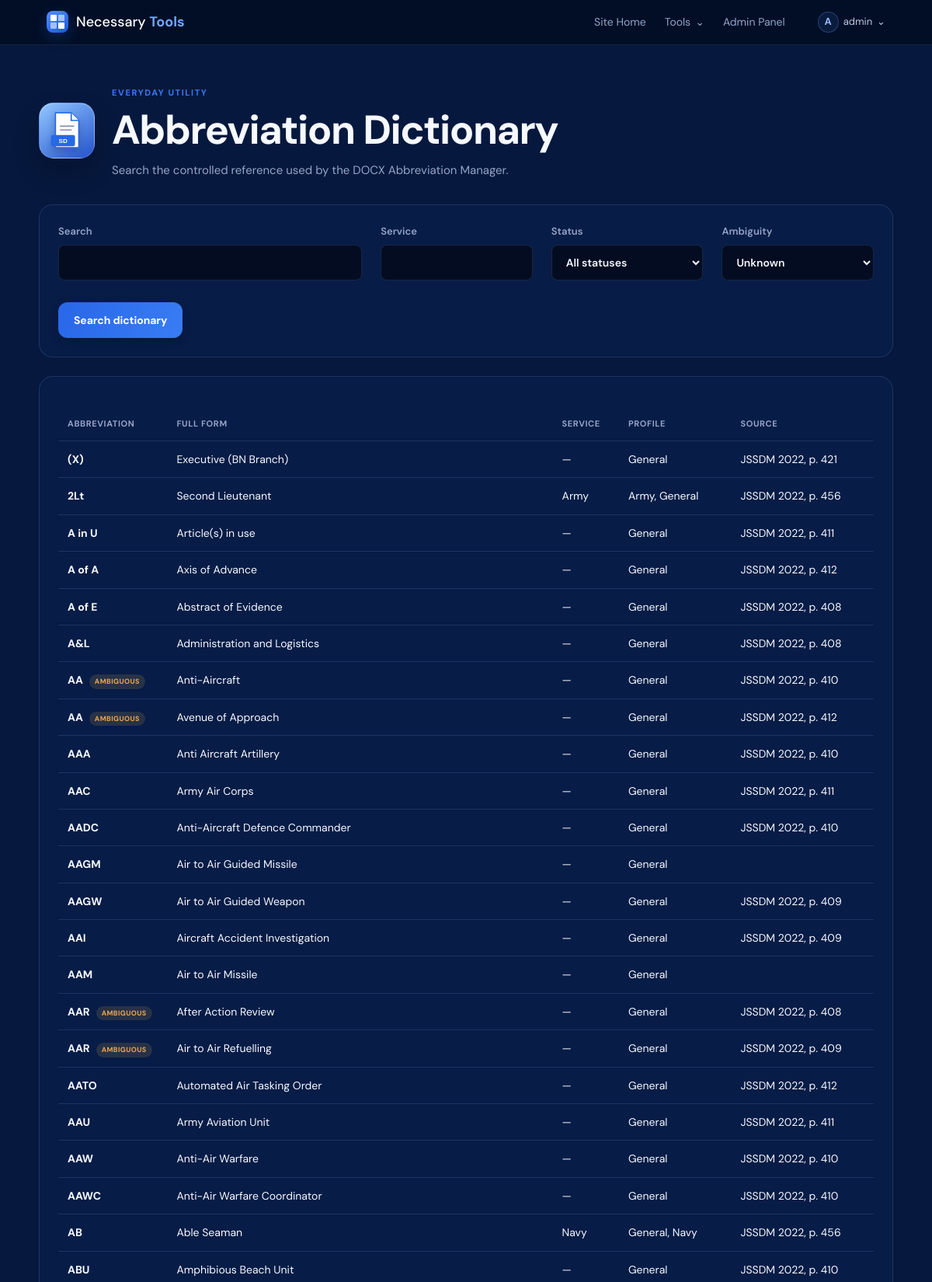
/tools/docx-abbreviations/dictionary/ (signed in, upper part), run on the app's committed database.
### abbreviation_tool/models.py (models this page shows, shortened)
class AbbreviationEntry(models.Model):
    class Status(models.TextChoices):
        ACTIVE = "active", "Active"
        INACTIVE = "inactive", "Inactive"
        DRAFT = "draft", "Draft"
    abbreviation = models.CharField(max_length=100, db_index=True)
    full_form = models.CharField(max_length=500, db_index=True)
    normalized_abbreviation = models.CharField(max_length=100, db_index=True, editable=False)
    normalized_full_form = models.CharField(max_length=500, db_index=True, editable=False)
    category = models.ForeignKey(AbbreviationCategory, blank=True, null=True, on_delete=models.SET_NULL, related_name="entries")
    profiles = models.ManyToManyField(AbbreviationProfile, blank=True, related_name="entries")
    service = models.CharField(max_length=50, blank=True)
    context = models.TextField(blank=True)
    case_sensitive = models.BooleanField(default=False)
    is_ambiguous = models.BooleanField(default=False)
    is_preferred = models.BooleanField(default=False)
    priority = models.IntegerField(default=0)
    status = models.CharField(max_length=10, choices=Status.choices, default=Status.ACTIVE)
    source_name = models.CharField(max_length=150, blank=True)
    source_section = models.CharField(max_length=150, blank=True)
    source_page = models.PositiveIntegerField(blank=True, null=True)
    notes = models.TextField(blank=True)
    created_by = models.ForeignKey(settings.AUTH_USER_MODEL, blank=True, null=True, on_delete=models.SET_NULL, related_name="created_abbreviation_entries")
    updated_by = models.ForeignKey(settings.AUTH_USER_MODEL, blank=True, null=True, on_delete=models.SET_NULL, related_name="updated_abbreviation_entries")
    created_at = models.DateTimeField(auto_now_add=True)
    updated_at = models.DateTimeField(auto_now=True)
    class Meta:
        ordering = ("abbreviation", "-is_preferred", "-priority", "full_form")
        constraints = [models.UniqueConstraint(fields=("normalized_abbreviation", "normalized_full_form"), name="unique_normalized_abbreviation_pair")]
        permissions = [
            ("access_abbreviation_tool", "Can access SD Checker"),
            ("process_document", "Can process DOCX documents"),
            ("search_dictionary", "Can search abbreviation dictionary"),
            ("manage_dictionary", "Can manage abbreviation dictionary"),
            ("import_dictionary", "Can import abbreviation dictionary"),
            ("export_dictionary", "Can export abbreviation dictionary"),
            ("manage_profiles", "Can manage abbreviation profiles"),
            ("view_audit_log", "Can view abbreviation audit log"),
        ]

class AbbreviationProfile(models.Model):
    name = models.CharField(max_length=100, unique=True)
    description = models.TextField(blank=True)
    active = models.BooleanField(default=True)
    categories = models.ManyToManyField(AbbreviationCategory, blank=True, related_name="profiles")
    preferred_entries = models.ManyToManyField("AbbreviationEntry", blank=True, related_name="preferred_in_profiles")
    excluded_entries = models.ManyToManyField("AbbreviationEntry", blank=True, related_name="excluded_from_profiles")
    created_by = models.ForeignKey(settings.AUTH_USER_MODEL, blank=True, null=True, on_delete=models.SET_NULL, related_name="created_abbreviation_profiles")
    created_at = models.DateTimeField(auto_now_add=True)
    updated_at = models.DateTimeField(auto_now=True)
    class Meta:
        ordering = ("name",)

### abbreviation_tool/views.py (the view)
# urls.py: path("dictionary/", views.dictionary, name="dictionary"),
@login_required
@permission_required("abbreviation_tool.search_dictionary", raise_exception=True)
def dictionary(request):
    _require_feature()
    form = DictionarySearchForm(request.GET)
    entries = AbbreviationEntry.objects.select_related("category").prefetch_related("profiles")
    if form.is_valid():
        query = form.cleaned_data.get("q")
        if query:
            entries = entries.filter(models.Q(abbreviation__icontains=query) | models.Q(full_form__icontains=query))
        if form.cleaned_data.get("service"):
            entries = entries.filter(service__iexact=form.cleaned_data["service"])
        if form.cleaned_data.get("status"):
            entries = entries.filter(status=form.cleaned_data["status"])
        if form.cleaned_data.get("ambiguous") is not None:
            entries = entries.filter(is_ambiguous=form.cleaned_data["ambiguous"])
    return render(request, "abbreviation_tool/dictionary.html", {"form": form, "entries": entries[:250]})

### abbreviation_tool/forms.py
class DictionarySearchForm(forms.Form):
    q = forms.CharField(required=False, max_length=200, label="Search")
    service = forms.CharField(required=False, max_length=50)
    status = forms.ChoiceField(required=False, choices=(("", "All statuses"), *AbbreviationEntry.Status.choices))
    ambiguous = forms.NullBooleanField(required=False)

### abbreviation_tool/views.py (called while the page is built)
def _feature_enabled():
    return settings.DOCX_ABBREVIATION_TOOL_ENABLED

def _require_feature():
    if not _feature_enabled():
        raise Http404("SD Checker is disabled.")

### accounts/utils.py (called while the page is built)
def user_role(user):
    if not getattr(user, "is_authenticated", False):
        return None
    if user.is_superuser or user.is_staff:
        return UserProfile.Role.ADMIN
    try:
        return user.profile.role
    except UserProfile.DoesNotExist:
        profile, _ = UserProfile.objects.get_or_create(user=user, defaults={"role": UserProfile.Role.USER})
        return profile.role

def is_admin_user(user):
    return user_role(user) == UserProfile.Role.ADMIN

### home_ai/context_processors.py (called while the page is built)
def feature_flags(request):
    from accounts.utils import is_admin_user
    return {"docx_abbreviation_tool_enabled": settings.DOCX_ABBREVIATION_TOOL_ENABLED, "is_admin_user": is_admin_user(request.user)}

### templates/abbreviation_tool/dictionary.html
{% extends 'tool_base.html' %}{% block title %}Abbreviation Dictionary{% endblock %}{% block heading %}Abbreviation Dictionary{% endblock %}{% block intro %}Search the controlled reference used by the DOCX Abbreviation Manager.{% endblock %}{% block content %}<form method="get" class="dictionary-search"><div class="grid"><label>Search{{ form.q }}</label><label>Service{{ form.service }}</label><label>Status{{ form.status }}</label><label>Ambiguity{{ form.ambiguous }}</label></div><button type="submit">Search dictionary</button></form><section class="jssdm-results"><table><thead><tr><th>Abbreviation</th><th>Full form</th><th>Service</th><th>Profile</th><th>Source</th></tr></thead><tbody>{% for entry in entries %}<tr><td><strong>{{ entry.abbreviation }}</strong>{% if entry.is_ambiguous %}<small class="ambiguity">Ambiguous</small>{% endif %}</td><td>{{ entry.full_form }}</td><td>{{ entry.service|default:"—" }}</td><td>{% for profile in entry.profiles.all %}{{ profile.name }}{% if not forloop.last %}, {% endif %}{% empty %}General{% endfor %}</td><td>{{ entry.source_name }}{% if entry.source_page %}, p. {{ entry.source_page }}{% endif %}</td></tr>{% empty %}<tr><td colspan="5">No entries match these filters.</td></tr>{% endfor %}</tbody></table></section>{% endblock %}

### templates/partials/navbar.html (shortened to what this page needs)
<nav class="site-navbar" aria-label="Main navigation">
  <a class="site-brand"
     href="{% url 'home' %}"
     aria-label="Necessary Tools home">
    <span class="site-brand-mark" aria-hidden="true"><i></i><i></i><i></i><i></i></span>
    <span>Necessary <strong>Tools</strong></span>
  </a>
  {% if request.user.is_authenticated %}
    <div class="site-nav-links">
      <a href="{% url 'home' %}">{% if is_admin_user %}Site Home{% else %}Dashboard{% endif %}</a>
      <details class="site-tools-menu">
        <summary>Tools <span aria-hidden="true">⌄</span></summary>
      </details>
      {% if is_admin_user %}<a href="{% url 'admin_panel:dashboard' %}">Admin Panel</a>{% endif %}
    </div>
    <details class="site-account-menu">
      <summary><span class="site-avatar" aria-hidden="true">{{ request.user.username|first|upper }}</span><span class="site-username">{{ request.user.username }}</span><span aria-hidden="true">⌄</span></summary>
    </details>
    {% else %}<span class="site-nav-note">Everything you need, in one place.</span>{% endif %}
</nav>

### static/css/tokens.css (style rules this page uses)
:root { --color-bg: #06183d; --color-bg-deep: #030c20; --color-panel: #0a2049; --color-panel-soft: rgba(10, 34, 79, .55); --color-surface: #071a40; --color-text: #f6f9ff; --color-muted: #93a5c7; --color-border: rgba(126, 160, 222, .18); --color-border-strong: rgba(126, 160, 222, .32); --color-accent: #397cf4; --color-accent-strong: #2867e8; --color-accent-soft: rgba(57, 124, 244, .15); --color-cyan: #59ddf6; --color-success: #4fc783; --color-success-soft: rgba(58, 190, 151, .14); --color-warning: #e8b64f; --color-warning-soft: rgba(232, 182, 79, .14); --color-danger: #e56b76; --color-danger-soft: rgba(137, 24, 48, .24); --color-info: #59ddf6; --color-info-soft: rgba(57, 176, 244, .14); --font-sans: "DM Sans", system-ui, -apple-system, "Segoe UI", sans-serif; --space-1: 4px; --space-2: 8px; --space-3: 12px; --space-4: 16px; --space-5: 24px; --space-6: 32px; --space-7: 48px; --space-8: 64px; --radius-sm: 8px; --radius-md: 12px; --radius-lg: 18px; --radius-xl: 22px; --radius-pill: 999px; --shadow-sm: 0 4px 14px rgba(0, 5, 20, .18); --shadow-md: 0 14px 34px rgba(0, 5, 20, .28); --shadow-lg: 0 28px 70px rgba(0, 5, 20, .32); --focus-ring: 0 0 0 3px rgba(57, 124, 244, .45); --transition: .18s ease; --header-height: 70px; }

### static/css/tool_hub.css (style rules this page uses)
*, *::before, *::after { box-sizing: border-box; }
html { -webkit-text-size-adjust: 100%; }
body { margin: 0; min-width: 320px; color: var(--color-text); background: var(--color-bg); font: 15px/1.6 var(--font-sans); }
main, section, article, aside, nav, header, footer { display: block; }
a { color: var(--color-cyan); }
button, .btn { display: inline-flex; align-items: center; justify-content: center; gap: 8px; min-height: 46px; padding: 0 20px; border: 0; border-radius: var(--radius-md); color: white; background: linear-gradient(110deg, var(--color-accent-strong), var(--color-accent)); font: inherit; font-size: 14px; font-weight: 700; letter-spacing: -.1px; cursor: pointer; text-decoration: none; transition: transform var(--transition), box-shadow var(--transition), filter var(--transition), opacity var(--transition); box-shadow: var(--shadow-sm); width: max-content; }
label { display: flex; flex-direction: column; gap: 7px; color: var(--color-muted); font-size: 13px; font-weight: 600; margin-bottom: var(--space-4); }
input, select, textarea { width: 100%; min-height: 46px; padding: 0 14px; border: 1px solid var(--color-border); border-radius: var(--radius-sm); color: var(--color-text); background: var(--color-bg-deep); font: inherit; font-size: 14px; transition: border-color var(--transition), background var(--transition); }
select { min-height: 46px; }
input::placeholder, textarea::placeholder { color: #647698; }
.two, .grid { display: grid; grid-template-columns: 1fr 1fr; gap: var(--space-5); align-items: start; }
.cards > a, .cards form, .cards article, form, .result { position: relative; display: flex; flex-direction: column; gap: 12px; padding: var(--space-5); border: 1px solid var(--color-border); border-radius: var(--radius-lg); background: var(--color-panel-soft); color: inherit; text-decoration: none; transition: border-color var(--transition), transform var(--transition); }
table { width: 100%; min-width: 480px; border-collapse: collapse; margin-top: var(--space-5); font-size: 14px; }
th, td { text-align: left; padding: 12px; border-bottom: 1px solid var(--color-border); vertical-align: top; }
th { color: var(--color-muted); font-size: 11px; text-transform: uppercase; letter-spacing: .6px; font-weight: 700; }
td strong { color: var(--color-text); }
.jssdm-results, .check-summary, .result-columns > section { margin-top: var(--space-5); padding: var(--space-5); border: 1px solid var(--color-border); border-radius: var(--radius-lg); background: var(--color-panel-soft); }
.jssdm-results { overflow-x: auto; -webkit-overflow-scrolling: touch; }
.jssdm-results table { margin-top: var(--space-4); }
small.ambiguity { display: inline-block; margin-left: 8px; padding: 2px 7px; border-radius: var(--radius-pill); color: #f0a650; background: var(--color-warning-soft); font-size: 9px; font-weight: 700; text-transform: uppercase; letter-spacing: .4px; }
.dictionary-search { margin-bottom: var(--space-5); }
.dictionary-search .grid { grid-template-columns: 2fr 1fr 1fr 1fr; }

### static/css/footer.css (style rules this page uses)
body { padding-bottom:58px!important }

### data on the page
AbbreviationEntry: abbreviation "(X)", full_form "Executive (BN Branch)", service "—", source_name "JSSDM 2022", source_page "421"
AbbreviationProfile: name "General"
AbbreviationEntry: abbreviation "2Lt", full_form "Second Lieutenant", service "Army", source_name "JSSDM 2022", source_page "456"
AbbreviationProfile: name "Army"
AbbreviationEntry: abbreviation "A in U", full_form "Article(s) in use", service "—", source_name "JSSDM 2022", source_page "411"
AbbreviationEntry: abbreviation "A of A", full_form "Axis of Advance", service "—", source_name "JSSDM 2022", source_page "412"
AbbreviationEntry: abbreviation "A of E", full_form "Abstract of Evidence", service "—", source_name "JSSDM 2022", source_page "408"
AbbreviationEntry: abbreviation "A&L", full_form "Administration and Logistics", service "—", source_name "JSSDM 2022", source_page "408"
AbbreviationEntry: abbreviation "AA", is_ambiguous "AMBIGUOUS", full_form "Anti-Aircraft", service "—", source_name "JSSDM 2022", source_page "410"
AbbreviationEntry: abbreviation "AA", is_ambiguous "AMBIGUOUS", full_form "Avenue of Approach", service "—", source_name "JSSDM 2022", source_page "412"
AbbreviationEntry: abbreviation "AAA", full_form "Anti Aircraft Artillery", service "—", source_name "JSSDM 2022", source_page "410"
AbbreviationEntry: abbreviation "AAC", full_form "Army Air Corps", service "—", source_name "JSSDM 2022", source_page "411"
AbbreviationEntry: abbreviation "AADC", full_form "Anti-Aircraft Defence Commander", service "—", source_name "JSSDM 2022", source_page "410"
AbbreviationEntry: abbreviation "AAGM", full_form "Air to Air Guided Missile", service "—"
AbbreviationEntry: abbreviation "AAGW", full_form "Air to Air Guided Weapon", service "—", source_name "JSSDM 2022", source_page "409"
AbbreviationEntry: abbreviation "AAI", full_form "Aircraft Accident Investigation", service "—", source_name "JSSDM 2022", source_page "409"
AbbreviationEntry: abbreviation "AAM", full_form "Air to Air Missile", service "—"
AbbreviationEntry: abbreviation "AAR", is_ambiguous "AMBIGUOUS", full_form "After Action Review", service "—", source_name "JSSDM 2022", source_page "408"
AbbreviationEntry: abbreviation "AAR", is_ambiguous "AMBIGUOUS", full_form "Air to Air Refuelling", service "—", source_name "JSSDM 2022", source_page "409"
AbbreviationEntry: abbreviation "AATO", full_form "Automated Air Tasking Order", service "—", source_name "JSSDM 2022", source_page "412"
AbbreviationEntry: abbreviation "AAU", full_form "Army Aviation Unit", service "—", source_name "JSSDM 2022", source_page "411"
AbbreviationEntry: abbreviation "AAW", full_form "Anti-Air Warfare", service "—", source_name "JSSDM 2022", source_page "410"
AbbreviationEntry: abbreviation "AAWC", full_form "Anti-Air Warfare Coordinator", service "—", source_name "JSSDM 2022", source_page "410"
AbbreviationEntry: abbreviation "AB", full_form "Able Seaman", service "Navy", source_name "JSSDM 2022", source_page "456"
AbbreviationProfile: name "Navy"
AbbreviationEntry: abbreviation "ABU", full_form "Amphibious Beach Unit", service "—", source_name "JSSDM 2022", source_page "410"

### other printed values
{{ request.user.username|first|upper }} "A"
{{ request.user.username }} "admin"
